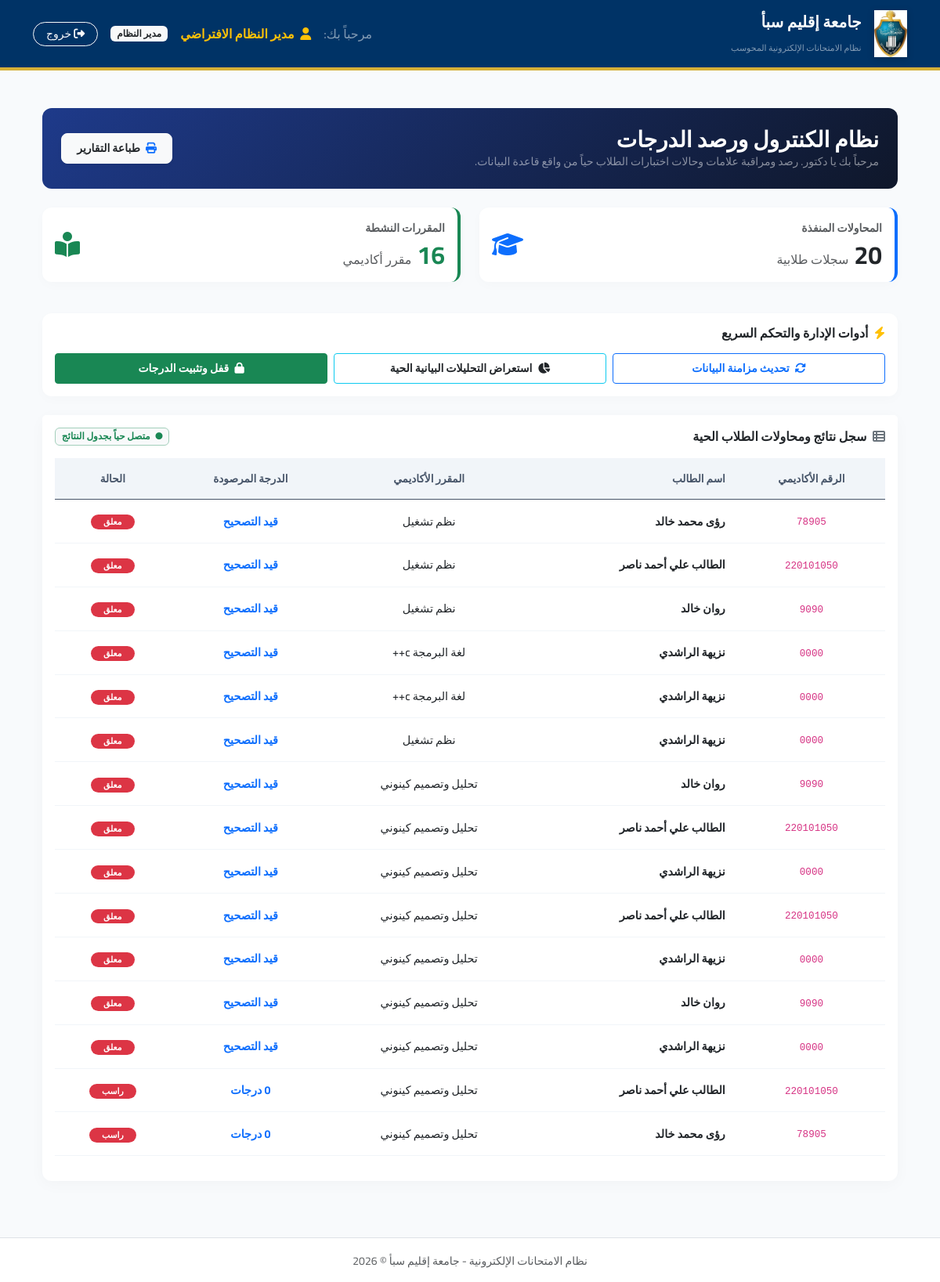
The app's page /electronic_exam_system/control/dashboard.php (signed in) with its own data.
### tables this page shows
CREATE TABLE `student_exams` (
  `student_exam_id` int(11) NOT NULL,
  `student_id` int(11) NOT NULL,
  `exam_id` int(11) NOT NULL,
  `start_time` datetime DEFAULT current_timestamp(),
  `end_time` datetime DEFAULT NULL,
  `ip_address` varchar(45) DEFAULT NULL,
  `status` enum('pending','active','completed','blocked') DEFAULT 'pending'
);

CREATE TABLE `users` (
  `user_id` int(11) NOT NULL,
  `full_name` varchar(100) NOT NULL,
  `university_id` varchar(50) NOT NULL,
  `email` varchar(100) DEFAULT NULL,
  `password` varchar(255) NOT NULL,
  `role` enum('admin','dean','head_of_dept','instructor','control','student') NOT NULL,
  `created_at` timestamp NOT NULL DEFAULT current_timestamp()
);

CREATE TABLE `results` (
  `result_id` int(11) NOT NULL,
  `student_exam_id` int(11) NOT NULL,
  `total_obtained_marks` int(11) NOT NULL,
  `grade` varchar(10) DEFAULT NULL,
  `published_date` datetime DEFAULT current_timestamp()
);

### electronic_exam_system/control/dashboard.php (the view, shortened to what this page needs)
<?php
include_once __DIR__ . '/../includes/config.php';
$dashboard_title = "نظام الكنترول ورصد الدرجات";
$total_examined = 0;
$check_student_exams = $conn->query("SHOW TABLES LIKE 'student_exams'");
if ($check_student_exams && $check_student_exams->num_rows > 0) {
    $res_count = $conn->query("SELECT COUNT(*) as total FROM student_exams");
    $total_examined = ($res_count) ? $res_count->fetch_assoc()['total'] : 0;
}
$total_exams = 0;
$check_exams_table = $conn->query("SHOW TABLES LIKE 'exams'");
if ($check_exams_table && $check_exams_table->num_rows > 0) {
    $exams_res = $conn->query("SELECT COUNT(*) as total FROM exams");
    $total_exams = ($exams_res) ? $exams_res->fetch_assoc()['total'] : 0;
}
include_once __DIR__ . '/../includes/header.php';
?>
<div class="container-fluid py-4" dir="rtl">
    <div class="glass-header mb-4 d-flex justify-content-between align-items-center">
        <div>
            <h3 class="fw-bold m-0"><?php echo $dashboard_title; ?></h3>
            <p class="text-white-50 m-0 small">مرحباً بك يا دكتور. رصد ومراقبة علامات وحالات اختبارات الطلاب حياً من واقع قاعدة البيانات.</p>
        </div>
        <button onclick="window.print();" class="btn btn-light text-dark btn-modern shadow-sm btn-sm">
            <i class="fa-solid fa-print text-primary me-1"></i> طباعة التقارير
        </button>
    </div>
    <div class="row mb-4">
        <div class="col-md-6 mb-3">
            <div class="card stat-card p-3 border-start border-primary border-4">
                <div class="d-flex align-items-center justify-content-between">
                    <div>
                        <span class="text-muted small fw-bold d-block mb-1">المحاولات المنفذة</span>
                        <h2 class="fw-bold text-dark m-0"><?php echo $total_examined; ?> <span class="fs-6 text-muted fw-normal">سجلات طلابية</span></h2>
                    </div>
                    <i class="fa-solid fa-graduation-cap fa-2x text-primary opacity-20"></i>
                </div>
            </div>
        </div>
        <div class="col-md-6 mb-3">
            <div class="card stat-card p-3 border-start border-success border-4">
                <div class="d-flex align-items-center justify-content-between">
                    <div>
                        <span class="text-muted small fw-bold d-block mb-1">المقررات النشطة</span>
                        <h2 class="fw-bold text-success m-0"><?php echo $total_exams; ?> <span class="fs-6 text-muted fw-normal">مقرر أكاديمي</span></h2>
                    </div>
                    <i class="fa-solid fa-book-open-reader fa-2x text-success opacity-20"></i>
                </div>
            </div>
        </div>
    </div>
    <div class="card stat-card mb-4 border-0">
        <div class="card-body p-3">
            <h6 class="fw-bold text-dark mb-3"><i class="fa-solid fa-bolt text-warning me-1"></i> أدوات الإدارة والتحكم السريع</h6>
            <div class="row g-2">
                <div class="col-md-4">
                    <button onclick="location.reload();" class="btn btn-outline-primary btn-sm w-100 py-2 fw-bold"><i class="fa-solid fa-rotate me-1"></i> تحديث مزامنة البيانات</button>
                </div>
                <div class="col-md-4">
                    <button type="button" onclick="openAnalyticsModal()" class="btn btn-outline-info text-dark btn-sm w-100 py-2 fw-bold"><i class="fa-solid fa-chart-pie me-1"></i> استعراض التحليلات البيانية الحية</button>
                </div>
                <div class="col-md-4">
                    <button onclick="alert('تم ترحيل وقفل درجات الكنترول المركزي بنجاح!')" class="btn btn-success btn-sm w-100 py-2 fw-bold text-white"><i class="fa-solid fa-lock me-1"></i> قفل وتثبيت الدرجات</button>
                </div>
            </div>
        </div>
    </div>
    <div class="card modern-table-card">
        <div class="card-header bg-white py-3 px-3 d-flex justify-content-between align-items-center border-0">
            <h6 class="fw-bold text-dark m-0"><i class="fa-solid fa-table-list text-secondary me-1"></i> سجل نتائج ومحاولات الطلاب الحية</h6>
            <span class="badge bg-light text-success border border-success-subtle fw-bold"><i class="fa-solid fa-circle text-success me-1 fa-xs"></i> متصل حياً بجدول النتائج</span>
        </div>
        <div class="card-body p-3 pt-0">
            <div class="table-responsive">
                <table class="table table-hover align-middle border-0 text-center">
                    <thead>
                        <tr>
                            <th>الرقم الأكاديمي</th>
                            <th class="text-start">اسم الطالب</th>
                            <th>المقرر الأكاديمي</th>
                            <th>الدرجة المرصودة</th>
                            <th>الحالة</th>
                        </tr>
                    </thead>
                    <tbody>
                        <?php
                        $fetch_scores_sql = "
                            SELECT se.student_id, se.exam_id, r.total_obtained_marks, r.grade,
                                   IFNULL(c.course_name, CONCAT('اختبار مادة رقم ', se.exam_id)) as course_name
                            FROM student_exams se
                            LEFT JOIN results r ON se.student_exam_id = r.student_exam_id
                            LEFT JOIN exams e ON se.exam_id = e.exam_id
                            LEFT JOIN courses c ON e.course_id = c.course_id
                            ORDER BY se.student_exam_id DESC LIMIT 15
                        ";
                        $scores_result = $conn->query($fetch_scores_sql);
                        if ($scores_result && $scores_result->num_rows > 0):
                            while($row = $scores_result->fetch_assoc()):
                                $st_id = $row['student_id'];
                                $student_name = "طالب مقيد رقم #" . $st_id;
                                $university_code = "2026" . str_pad($st_id, 4, "0", STR_PAD_LEFT);
                                $student_query = $conn->query("SELECT u.full_name, u.university_id FROM students s INNER JOIN users u ON s.user_id = u.user_id WHERE s.student_id = '$st_id'");
                                if($student_query && $student_query->num_rows > 0) {
                                    $st_data = $student_query->fetch_assoc();
                                    $student_name = $st_data['full_name'];
                                    $university_code = $st_data['university_id'];
                                }
                                $badge_class = ($row['grade'] == 'ناجح') ? 'bg-success' : 'bg-danger';
                                $score_display = (isset($row['total_obtained_marks'])) ? $row['total_obtained_marks'] . " درجات" : "قيد التصحيح";
                                $grade_display = ($row['grade']) ? $row['grade'] : "معلق";
                        ?>
                                <tr>
                                    <td><code><?php echo htmlspecialchars($university_code); ?></code></td>
                                    <td class="fw-bold text-dark text-start"><?php echo htmlspecialchars($student_name); ?></td>
                                    <td class="text-dark fw-medium"><?php echo htmlspecialchars($row['course_name']); ?></td>
                                    <td class="fw-bold text-primary"><?php echo $score_display; ?></td>
                                    <td><span class="badge <?php echo $badge_class; ?> text-white px-3 py-1 rounded-pill"><?php echo $grade_display; ?></span></td>
                                </tr>
                        <?php
                            endwhile;
                        else:
                            echo '<tr><td colspan="5" class="text-center py-4 text-muted">لا توجد بيانات مسجلة في جدول المحاولات حالياً.</td></tr>';
                        endif;
                        ?>
                    </tbody>
                </table>
            </div>
        </div>
    </div>
</div>
<?php
include_once __DIR__ . '/../includes/footer.php';
?>

### electronic_exam_system/includes/header.php (style rules this page uses)
body { font-family: 'Tajawal', sans-serif; background-color: #f4f7f6; }

### electronic_exam_system/control/dashboard.php (style rules this page uses)
body { font-family: 'Cairo', sans-serif; background-color: #f8fafc; }
.glass-header { background: linear-gradient(135deg, #1e3a8a 0%, #0f172a 100%); border-radius: 12px; padding: 1.5rem; color: white; }
.stat-card { border: none; border-radius: 12px; background: #ffffff; box-shadow: 0 4px 15px rgba(0,0,0,0.02); }
.btn-modern { border-radius: 8px; padding: 0.5rem 1.2rem; font-weight: 600; }
.modern-table-card { border: none; border-radius: 12px; background: #ffffff; box-shadow: 0 4px 20px rgba(0, 0, 0, 0.03); }
.table thead th { background-color: #f1f5f9; color: #475569; font-weight: 700; font-size: 0.85rem; padding: 1rem; }
.table tbody td { padding: 1rem; border-bottom: 1px solid #f1f5f9; font-size: 0.9rem; }

### records on screen
student_exams: users.university_id "78905", users.full_name "رؤى محمد خالد", course_name "نظم تشغيل", score_display "قيد التصحيح", grade_display "معلق"
student_exams: users.university_id "220101050", users.full_name "الطالب علي أحمد ناصر", course_name "نظم تشغيل", score_display "قيد التصحيح", grade_display "معلق"
student_exams: users.university_id "9090", users.full_name "روان خالد", course_name "نظم تشغيل", score_display "قيد التصحيح", grade_display "معلق"
student_exams: users.university_id "0000", users.full_name "نزيهة الراشدي", course_name "لغة البرمجة c++", score_display "قيد التصحيح", grade_display "معلق"
student_exams: users.university_id "0000", users.full_name "نزيهة الراشدي", course_name "لغة البرمجة c++", score_display "قيد التصحيح", grade_display "معلق"
student_exams: users.university_id "0000", users.full_name "نزيهة الراشدي", course_name "نظم تشغيل", score_display "قيد التصحيح", grade_display "معلق"
student_exams: users.university_id "9090", users.full_name "روان خالد", course_name "تحليل وتصميم كينوني", score_display "قيد التصحيح", grade_display "معلق"
student_exams: users.university_id "220101050", users.full_name "الطالب علي أحمد ناصر", course_name "تحليل وتصميم كينوني", score_display "قيد التصحيح", grade_display "معلق"
student_exams: users.university_id "0000", users.full_name "نزيهة الراشدي", course_name "تحليل وتصميم كينوني", score_display "قيد التصحيح", grade_display "معلق"
student_exams: users.university_id "220101050", users.full_name "الطالب علي أحمد ناصر", course_name "تحليل وتصميم كينوني", score_display "قيد التصحيح", grade_display "معلق"
student_exams: users.university_id "0000", users.full_name "نزيهة الراشدي", course_name "تحليل وتصميم كينوني", score_display "قيد التصحيح", grade_display "معلق"
student_exams: users.university_id "9090", users.full_name "روان خالد", course_name "تحليل وتصميم كينوني", score_display "قيد التصحيح", grade_display "معلق"
student_exams: users.university_id "0000", users.full_name "نزيهة الراشدي", course_name "تحليل وتصميم كينوني", score_display "قيد التصحيح", grade_display "معلق"
results: users.university_id "220101050", users.full_name "الطالب علي أحمد ناصر", course_name "تحليل وتصميم كينوني", total_obtained_marks "0 درجات", grade "راسب"
results: users.university_id "78905", users.full_name "رؤى محمد خالد", course_name "تحليل وتصميم كينوني", total_obtained_marks "0 درجات", grade "راسب"

### other values on screen
$_SESSION['full_name'] "مدير النظام الافتراضي"
$dashboard_title "نظام الكنترول ورصد الدرجات"
$total_examined "20"
$total_exams "16"
